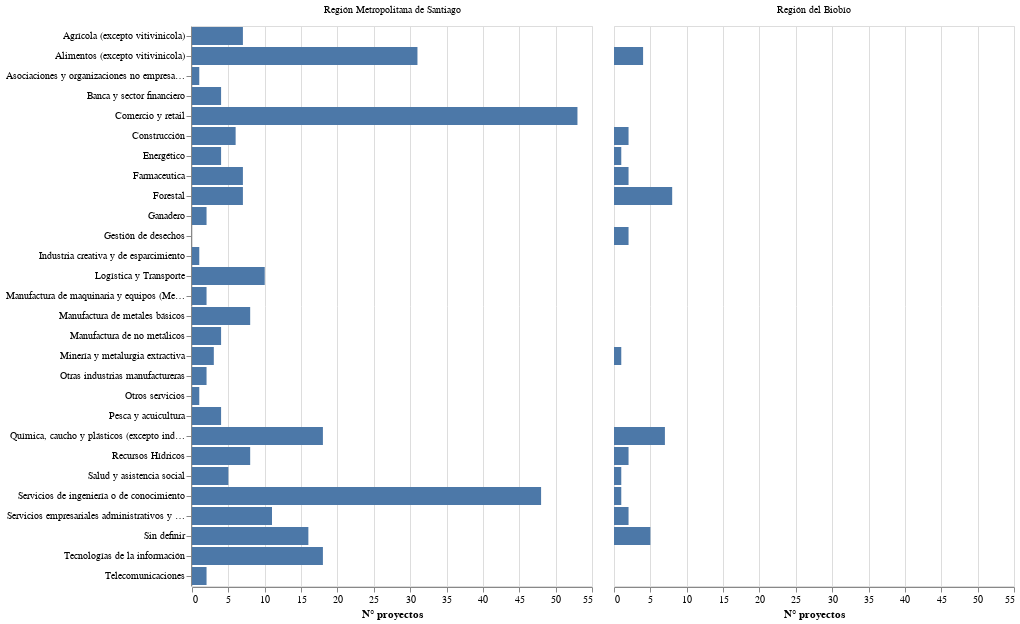

This figure's notebook cell:
### Markdown cell above
# 6. ¿En qué áreas se está observando un incremento en la producción científica en los últimos 3 años?

### Code cell
df_pg6 = df_id.groupby(['sector_equivalente','regionejecucion']).agg({'codigo':'count'}).copy().reset_index()

chart_pg6 = alt.Chart(df_pg6).mark_bar().encode(
                y = alt.Y('sector_equivalente:O',title=None),
                x = alt.X('codigo:Q', title='N° proyectos'),
                column = alt.Column('regionejecucion',title=None) 
            )
chart_pg6

### Figure 1 — Vega-Lite specification as saved in the notebook (floating-point values rounded to 4 significant figures)
{"config": {"view": {"continuousWidth": 400, "continuousHeight": 300}}, "data": {"name": "data-a7e5f3f20a595803c98cec6a3a71ecef"}, "mark": "bar", "encoding": {"column": {"type": "nominal", "field": "regionejecucion", "title": null}, "x": {"type": "quantitative", "field": "codigo", "title": "N° proyectos"}, "y": {"type": "ordinal", "field": "sector_equivalente", "title": null}}, "$schema": "https://vega.github.io/schema/vega-lite/v4.8.1.json", "datasets": {"data-a7e5f3f20a595803c98cec6a3a71ecef": [{"sector_equivalente": "Agrícola (excepto vitivinicola)", "regionejecucion": "Región Metropolitana de Santiago", "codigo": 7}, {"sector_equivalente": "Alimentos (excepto vitivinicola)", "regionejecucion": "Región Metropolitana de Santiago", "codigo": 31}, {"sector_equivalente": "Alimentos (excepto vitivinicola)", "regionejecucion": "Región del Biobío", "codigo": 4}, {"sector_equivalente": "Asociaciones y organizaciones no empresariales ni gubernamentales", "regionejecucion": "Región Metropolitana de Santiago", "codigo": 1}, {"sector_equivalente": "Banca y sector financiero", "regionejecucion": "Región Metropolitana de Santiago", "codigo": 4}, {"sector_equivalente": "Comercio y retail", "regionejecucion": "Región Metropolitana de Santiago", "codigo": 53}, {"sector_equivalente": "Construcción", "regionejecucion": "Región Metropolitana de Santiago", "codigo": 6}, {"sector_equivalente": "Construcción", "regionejecucion": "Región del Biobío", "codigo": 2}, {"sector_equivalente": "Energético", "regionejecucion": "Región Metropolitana de Santiago", "codigo": 4}, {"sector_equivalente": "Energético", "regionejecucion": "Región del Biobío", "codigo": 1}, {"sector_equivalente": "Farmaceutica", "regionejecucion": "Región Metropolitana de Santiago", "codigo": 7}, {"sector_equivalente": "Farmaceutica", "regionejecucion": "Región del Biobío", "codigo": 2}, {"sector_equivalente": "Forestal", "regionejecucion": "Región Metropolitana de Santiago", "codigo": 7}, {"sector_equivalente": "Forestal", "regionejecucion": "Región del Biobío", "codigo": 8}, {"sector_equivalente": "Ganadero", "regionejecucion": "Región Metropolitana de Santiago", "codigo": 2}, {"sector_equivalente": "Gestión de desechos", "regionejecucion": "Región del Biobío", "codigo": 2}, {"sector_equivalente": "Industria creativa y de esparcimiento", "regionejecucion": "Región Metropolitana de Santiago", "codigo": 1}, {"sector_equivalente": "Logística y Transporte", "regionejecucion": "Región Metropolitana de Santiago", "codigo": 10}, {"sector_equivalente": "Manufactura de maquinaria y equipos (Metalmecánico)", "regionejecucion": "Región Metropolitana de Santiago", "codigo": 2}, {"sector_equivalente": "Manufactura de metales básicos", "regionejecucion": "Región Metropolitana de Santiago", "codigo": 8}, {"sector_equivalente": "Manufactura de no metálicos", "regionejecucion": "Región Metropolitana de Santiago", "codigo": 4}, {"sector_equivalente": "Minería y metalurgia extractiva", "regionejecucion": "Región Metropolitana de Santiago", "codigo": 3}, {"sector_equivalente": "Minería y metalurgia extractiva", "regionejecucion": "Región del Biobío", "codigo": 1}, {"sector_equivalente": "Otras industrias manufactureras", "regionejecucion": "Región Metropolitana de Santiago", "codigo": 2}, {"sector_equivalente": "Otros servicios", "regionejecucion": "Región Metropolitana de Santiago", "codigo": 1}, {"sector_equivalente": "Pesca y acuicultura", "regionejecucion": "Región Metropolitana de Santiago", "codigo": 4}, {"sector_equivalente": "Química, caucho y plásticos (excepto industria farmaceutica)", "regionejecucion": "Región Metropolitana de Santiago", "codigo": 18}, {"sector_equivalente": "Química, caucho y plásticos (excepto industria farmaceutica)", "regionejecucion": "Región del Biobío", "codigo": 7}, {"sector_equivalente": "Recursos Hídricos", "regionejecucion": "Región Metropolitana de Santiago", "codigo": 8}, {"sector_equivalente": "Recursos Hídricos", "regionejecucion": "Región del Biobío", "codigo": 2}, {"sector_equivalente": "Salud y asistencia social", "regionejecucion": "Región Metropolitana de Santiago", "codigo": 5}, {"sector_equivalente": "Salud y asistencia social", "regionejecucion": "Región del Biobío", "codigo": 1}, {"sector_equivalente": "Servicios de ingeniería o de conocimiento", "regionejecucion": "Región Metropolitana de Santiago", "codigo": 48}, {"sector_equivalente": "Servicios de ingeniería o de conocimiento", "regionejecucion": "Región del Biobío", "codigo": 1}, {"sector_equivalente": "Servicios empresariales administrativos y de apoyo", "regionejecucion": "Región Metropolitana de Santiago", "codigo": 11}, {"sector_equivalente": "Servicios empresariales administrativos y de apoyo", "regionejecucion": "Región del Biobío", "codigo": 2}, {"sector_equivalente": "Sin definir", "regionejecucion": "Región Metropolitana de Santiago", "codigo": 16}, {"sector_equivalente": "Sin definir", "regionejecucion": "Región del Biobío", "codigo": 5}, {"sector_equivalente": "Tecnologías de la información", "regionejecucion": "Región Metropolitana de Santiago", "codigo": 18}, {"sector_equivalente": "Telecomunicaciones", "regionejecucion": "Región Metropolitana de Santiago", "codigo": 2}]}}
